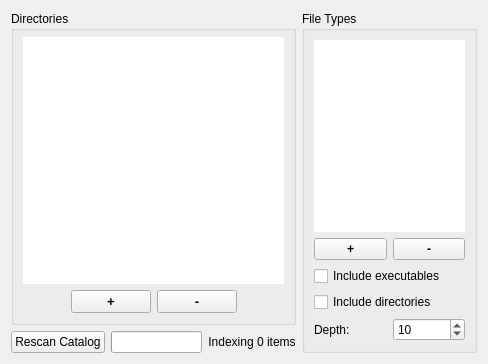
     <widget class="QWidget" name="Catalog">
      <attribute name="title">
       <string>Catalog</string>
      </attribute>
      <layout class="QHBoxLayout" name="horizontalLayout_8">
       <item>
        <layout class="QVBoxLayout" name="verticalLayout_8">
         <item>
          <widget class="QGroupBox" name="directoriesGroupBox">
           <property name="title">
            <string>Directories</string>
           </property>
           <layout class="QVBoxLayout" name="verticalLayout_6">
            <property name="topMargin">
             <number>6</number>
            </property>
            <item>
             <widget class="launchy::DropListWidget" name="catDirectories">
              <property name="font">
               <font>
                <pointsize>10</pointsize>
               </font>
              </property>
              <property name="contextMenuPolicy">
               <enum>Qt::NoContextMenu</enum>
              </property>
              <property name="frameShape">
               <enum>QFrame::NoFrame</enum>
              </property>
              <property name="spacing">
               <number>1</number>
              </property>
             </widget>
            </item>
            <item>
             <layout class="QHBoxLayout" name="hboxlayout_2">
              <item>
               <spacer name="spacer">
                <property name="orientation">
                 <enum>Qt::Horizontal</enum>
                </property>
                <property name="sizeHint" stdset="0">
                 <size>
                  <width>40</width>
                  <height>20</height>
                 </size>
                </property>
               </spacer>
              </item>
              <item>
               <widget class="QPushButton" name="catDirPlus">
                <property name="maximumSize">
                 <size>
                  <width>16777215</width>
                  <height>26</height>
                 </size>
                </property>
                <property name="font">
                 <font>
                  <pointsize>10</pointsize>
                  <weight>75</weight>
                  <bold>true</bold>
                 </font>
                </property>
                <property name="text">
                 <string>+</string>
                </property>
               </widget>
              </item>
              <item>
               <widget class="QPushButton" name="catDirMinus">
                <property name="maximumSize">
                 <size>
                  <width>16777215</width>
                  <height>26</height>
                 </size>
                </property>
                <property name="font">
                 <font>
                  <pointsize>10</pointsize>
                  <weight>75</weight>
                  <bold>true</bold>
                  <kerning>true</kerning>
                 </font>
                </property>
                <property name="text">
                 <string>-</string>
                </property>
               </widget>
              </item>
              <item>
               <spacer name="spacer_2">
                <property name="orientation">
                 <enum>Qt::Horizontal</enum>
                </property>
                <property name="sizeHint" stdset="0">
                 <size>
                  <width>40</width>
                  <height>20</height>
                 </size>
                </property>
               </spacer>
              </item>
             </layout>
            </item>
           </layout>
          </widget>
         </item>
         <item>
          <layout class="QHBoxLayout" name="hboxlayout_3">
           <item>
            <widget class="QPushButton" name="catRescan">
             <property name="sizePolicy">
              <sizepolicy hsizetype="Fixed" vsizetype="Fixed">
               <horstretch>0</horstretch>
               <verstretch>0</verstretch>
              </sizepolicy>
             </property>
             <property name="minimumSize">
              <size>
               <width>0</width>
               <height>0</height>
              </size>
             </property>
             <property name="text">
              <string>Rescan Catalog</string>
             </property>
            </widget>
           </item>
           <item>
            <widget class="QProgressBar" name="catProgress">
             <property name="minimum">
              <number>0</number>
             </property>
             <property name="maximum">
              <number>100</number>
             </property>
             <property name="value">
              <number>0</number>
             </property>
             <property name="textVisible">
              <bool>false</bool>
             </property>
             <property name="orientation">
              <enum>Qt::Horizontal</enum>
             </property>
            </widget>
           </item>
           <item>
            <widget class="QLabel" name="catSize">
             <property name="sizePolicy">
              <sizepolicy hsizetype="MinimumExpanding" vsizetype="Preferred">
               <horstretch>0</horstretch>
               <verstretch>0</verstretch>
              </sizepolicy>
             </property>
             <property name="text">
              <string>Indexing 0 items</string>
             </property>
             <property name="alignment">
              <set>Qt::AlignCenter</set>
             </property>
            </widget>
           </item>
          </layout>
         </item>
        </layout>
       </item>
       <item>
        <widget class="QGroupBox" name="fileTypesGroupBox">
         <property name="sizePolicy">
          <sizepolicy hsizetype="Fixed" vsizetype="Preferred">
           <horstretch>0</horstretch>
           <verstretch>0</verstretch>
          </sizepolicy>
         </property>
         <property name="maximumSize">
          <size>
           <width>175</width>
           <height>16777215</height>
          </size>
         </property>
         <property name="title">
          <string>File Types</string>
         </property>
         <layout class="QVBoxLayout">
          <item>
           <widget class="QListWidget" name="catTypes">
            <property name="sizePolicy">
             <sizepolicy hsizetype="Expanding" vsizetype="Expanding">
              <horstretch>0</horstretch>
              <verstretch>0</verstretch>
             </sizepolicy>
            </property>
            <property name="maximumSize">
             <size>
              <width>16777215</width>
              <height>16777215</height>
             </size>
            </property>
            <property name="font">
             <font>
              <pointsize>10</pointsize>
             </font>
            </property>
            <property name="contextMenuPolicy">
             <enum>Qt::NoContextMenu</enum>
            </property>
            <property name="frameShape">
             <enum>QFrame::NoFrame</enum>
            </property>
            <property name="spacing">
             <number>1</number>
            </property>
           </widget>
          </item>
          <item>
           <layout class="QHBoxLayout" name="horizontalLayout">
            <item>
             <widget class="QPushButton" name="catTypesPlus">
              <property name="maximumSize">
               <size>
                <width>16777215</width>
                <height>13123213</height>
               </size>
              </property>
              <property name="font">
               <font>
                <weight>75</weight>
                <bold>true</bold>
               </font>
              </property>
              <property name="text">
               <string>+</string>
              </property>
             </widget>
            </item>
            <item>
             <widget class="QPushButton" name="catTypesMinus">
              <property name="maximumSize">
               <size>
                <width>16777215</width>
                <height>13123123</height>
               </size>
              </property>
              <property name="font">
               <font>
                <weight>75</weight>
                <bold>true</bold>
               </font>
              </property>
              <property name="text">
               <string>-</string>
              </property>
             </widget>
            </item>
           </layout>
          </item>
          <item>
           <widget class="QCheckBox" name="catCheckBinaries">
            <property name="text">
             <string>Include executables</string>
            </property>
           </widget>
          </item>
          <item>
           <widget class="QCheckBox" name="catCheckDirs">
            <property name="text">
             <string>Include directories</string>
            </property>
           </widget>
          </item>
          <item>
           <layout class="QHBoxLayout" name="hboxlayout">
            <item>
             <widget class="QLabel" name="label_10">
              <property name="text">
               <string>Depth:</string>
              </property>
              <property name="buddy">
               <cstring>catDepth</cstring>
              </property>
             </widget>
            </item>
            <item>
             <widget class="QSpinBox" name="catDepth">
              <property name="contextMenuPolicy">
               <enum>Qt::NoContextMenu</enum>
              </property>
              <property name="maximum">
               <number>100000</number>
              </property>
              <property name="value">
               <number>10</number>
              </property>
             </widget>
            </item>
           </layout>
          </item>
         </layout>
        </widget>
       </item>
      </layout>
     </widget>
